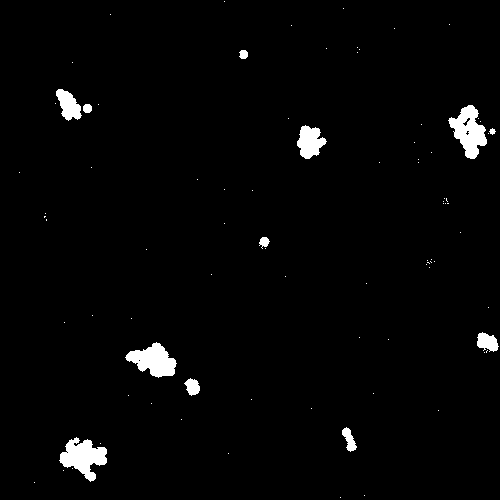
#> input picture practice/p07-cailloux-cosmiques/data/image_01.png, 500 x 500 px; its folder holds 4 pictures in this run
$ python solve.py
#> lines starting #> are read from the running program, lines starting #| are printed output that depends on the picture
"""p07 — Alerte cailloux cosmiques : nombre de champs d'astéroïdes.

Usage : python -I solve.py data [--all]

Chaque pixel blanc (255) des 10 images est un astéroïde en (z, y, x), les images
étant espacées de 1 px. Deux astéroïdes à distance euclidienne <= 5 sont dans le
même champ (lien simple, transitif) -> composantes connexes.

Méthode exacte sans KD-tree (scipy.spatial / scipy.linalg peuvent être bloqués
par la politique Windows) : on étiquette d'abord les composantes 26-connexes
(distance <= sqrt(3) < 5, donc forcément même champ), puis pour chaque vecteur
de décalage d de norme <= R on fait un ET entre le volume et le volume décalé :
chaque couple de pixels blancs trouvé unit deux composantes (union-find).
"""
import os; os.chdir(os.path.dirname(os.path.abspath(__file__)))  # chemins relatifs au dossier du challenge
import sys
from pathlib import Path

import numpy as np
from PIL import Image
from scipy import ndimage


def load(folder: Path) -> np.ndarray:
    files = sorted(folder.glob("image_*.png"))
    return np.stack([np.array(Image.open(f).convert("L")) > 127 for f in files])
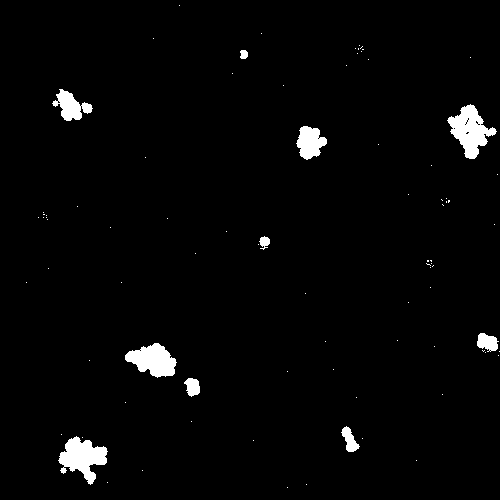
#> input picture practice/p07-cailloux-cosmiques/data/image_02.png, 500 x 500 px
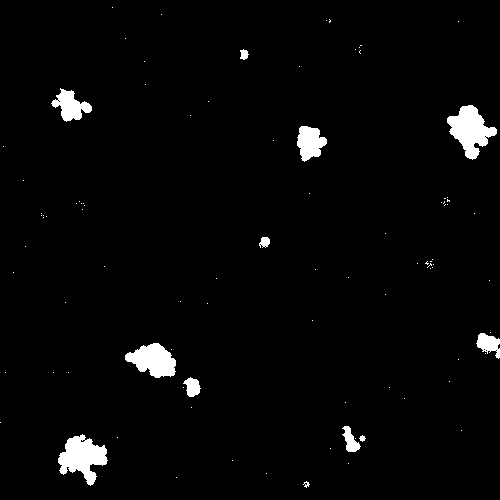
#> input picture practice/p07-cailloux-cosmiques/data/image_03.png, 500 x 500 px
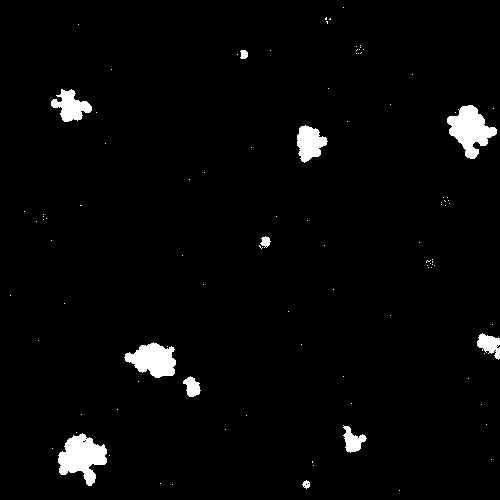
#> input picture practice/p07-cailloux-cosmiques/data/image_04.png, 500 x 500 px


def count_fields(vol: np.ndarray, r: float, metric: str = "eucl", strict: bool = False) -> int:
#> called with vol = array of shape (4, 500, 500), r = 5, metric = 'eucl', strict = False
    lab, n = ndimage.label(vol, structure=np.ones((3, 3, 3)))
#> n = 231
    parent = np.arange(n + 1)
#> parent = 232 values from 0 to 231

    def find(a):
        while parent[a] != a:
            parent[a] = parent[parent[a]]
            a = parent[a]
        return a

    R = int(np.floor(r))
    Z, Y, X = vol.shape
#> Z = 4; Y = 500; X = 500
    for dz in range(0, R + 1):
        for dy in range(-R, R + 1):
            for dx in range(-R, R + 1):
                # demi-espace pour ne traiter chaque paire qu'une fois
                if (dz, dy, dx) <= (0, 0, 0):
                    continue
                if metric == "eucl":
                    d = (dz * dz + dy * dy + dx * dx) ** 0.5
                elif metric == "cheb":
                    d = max(abs(dz), abs(dy), abs(dx))
                else:  # manhattan
                    d = abs(dz) + abs(dy) + abs(dx)
                if d > r or (strict and d >= r) or dz >= Z:
                    continue
                a = lab[0:Z - dz, max(0, -dy):Y - max(0, dy), max(0, -dx):X - max(0, dx)]
                b = lab[dz:Z, max(0, dy):Y + min(0, dy), max(0, dx):X + min(0, dx)]
                m = (a > 0) & (b > 0) & (a != b)
                if not m.any():
                    continue
                pairs = np.unique(np.stack([a[m], b[m]], 1), axis=0)
                for p, q in pairs:
                    rp, rq = find(p), find(q)
                    if rp != rq:
                        parent[rp] = rq
#> after the loop, parent = 232 values, max 231 at index 231, min 0 at index 0, mean 118
    return len({find(i) for i in range(1, n + 1)})


def main() -> None:
    folder = Path(sys.argv[1] if len(sys.argv) > 1 else "data")
    vol = load(folder)
    if "--all" in sys.argv:
        print("pixels blancs:", int(vol.sum()))
        print("26-connexe (contact):", ndimage.label(vol, np.ones((3, 3, 3)))[1])
        for lab_, r, met, st in [
            ("euclidienne <= 5", 5, "eucl", False),
            ("euclidienne < 5", 5, "eucl", True),
            ("chebyshev <= 5", 5, "cheb", False),
            ("manhattan <= 5", 5, "manh", False),
            ("euclidienne <= 10 (diametre)", 10, "eucl", False),
            ("euclidienne <= 2.5 (rayon/2)", 2.5, "eucl", False),
        ]:
            print(f"{lab_}: {count_fields(vol, r, met, st)}")
        s = sum(count_fields(vol[z:z + 1], 5) for z in range(vol.shape[0]))
        print("2D par image, eucl <= 5, somme:", s)
    else:
        ans = str(count_fields(vol, 5))
#> ans = '189'
        print(ans)
#| 189
        (Path(__file__).resolve().parent / "answer.txt").write_text(ans + "\n", encoding="utf-8")


if __name__ == "__main__":
    main()
